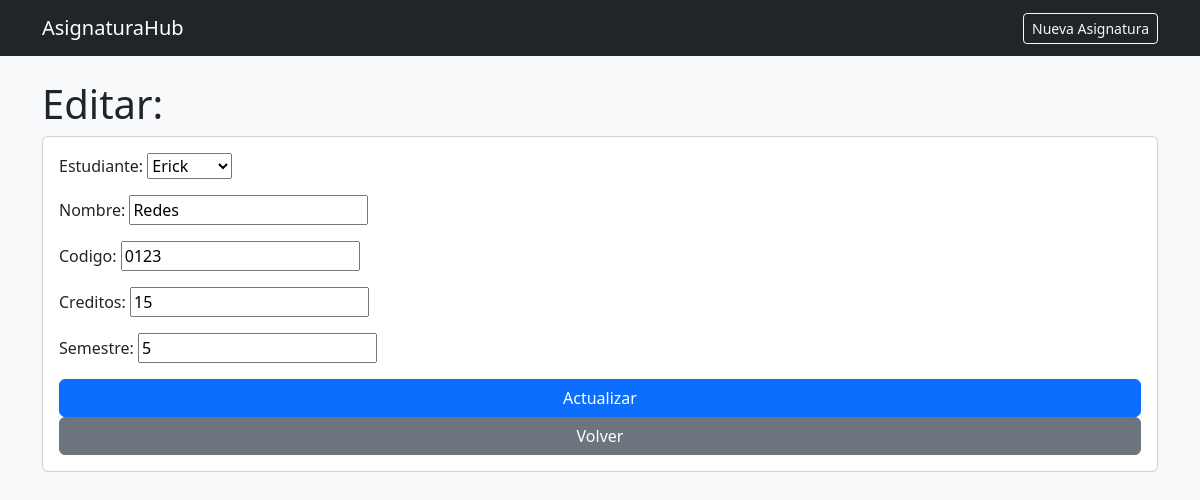
Page /editar_asignaturas/4/ on the committed database.
### student/models.py (models this page shows)
class Asignatura(models.Model):
    estudiante = models.ForeignKey(Student, on_delete=models.CASCADE)
    nombre = models.CharField(max_length=50)
    codigo = models.CharField(max_length=20, unique=True)
    creditos = models.IntegerField(validators=[MinValueValidator(1)])
    semestre = models.CharField(max_length=20, blank=True, null=True)

class Student(models.Model):
    cedula = models.CharField(max_length=10, blank=True, null=True, unique=True)
    nombre = models.CharField(max_length=50) #charfield
    edad = models.IntegerField() #integerField
    correo = models.EmailField(max_length= 50, blank=True, unique=True)
    carrera = models.CharField(max_length=50)
    telefono = models.CharField(max_length=10, blank=True, null=True, unique=True)
    creado_en = models.DateTimeField(auto_now_add=True, blank= True, null= True)
    def __str__(self):
        return self.nombre

### student/views.py (the view)
# urls.py: path("editar_asignaturas/<int:pk>/", views.editar_asignaturas, name="editar_asignaturas"),
def editar_asignaturas(request, pk):
    asignaturas = get_object_or_404(Asignatura, pk=pk)
    form = AsignaturaForm(request.POST or None, instance=asignaturas)
    if form.is_valid():
        form.save()
        return redirect("student:listar_asignaturas")
    return render(request, "asignaturas/editar.html",
                  {"form": form, "asignaturas": asignaturas})

### student/forms.py (shortened to what this page needs)
class AsignaturaForm(forms.ModelForm):
    class Meta:
        model = Asignatura
        fields = ["estudiante","nombre","codigo","creditos","semestre"]

### student/templates/asignaturas/editar.html (shortened to what this page needs)
{% extends "asignaturas/base.html" %}
{% block content %}
<h1>Editar: {{ asignatura.nombre }}</h1>
<form method="post" class="card card-body">
  {{ form.as_p }}
  <button class="btn btn-primary">Actualizar</button>
  <a class="btn btn-secondary" href="{% url 'student:listar_asignaturas' %}">Volver</a>
</form>
{% endblock %}

### rows in the picture
Asignatura: estudiante "Erick", codigo "0123", creditos "15", semestre "5"
Student: nombre "Redes"
